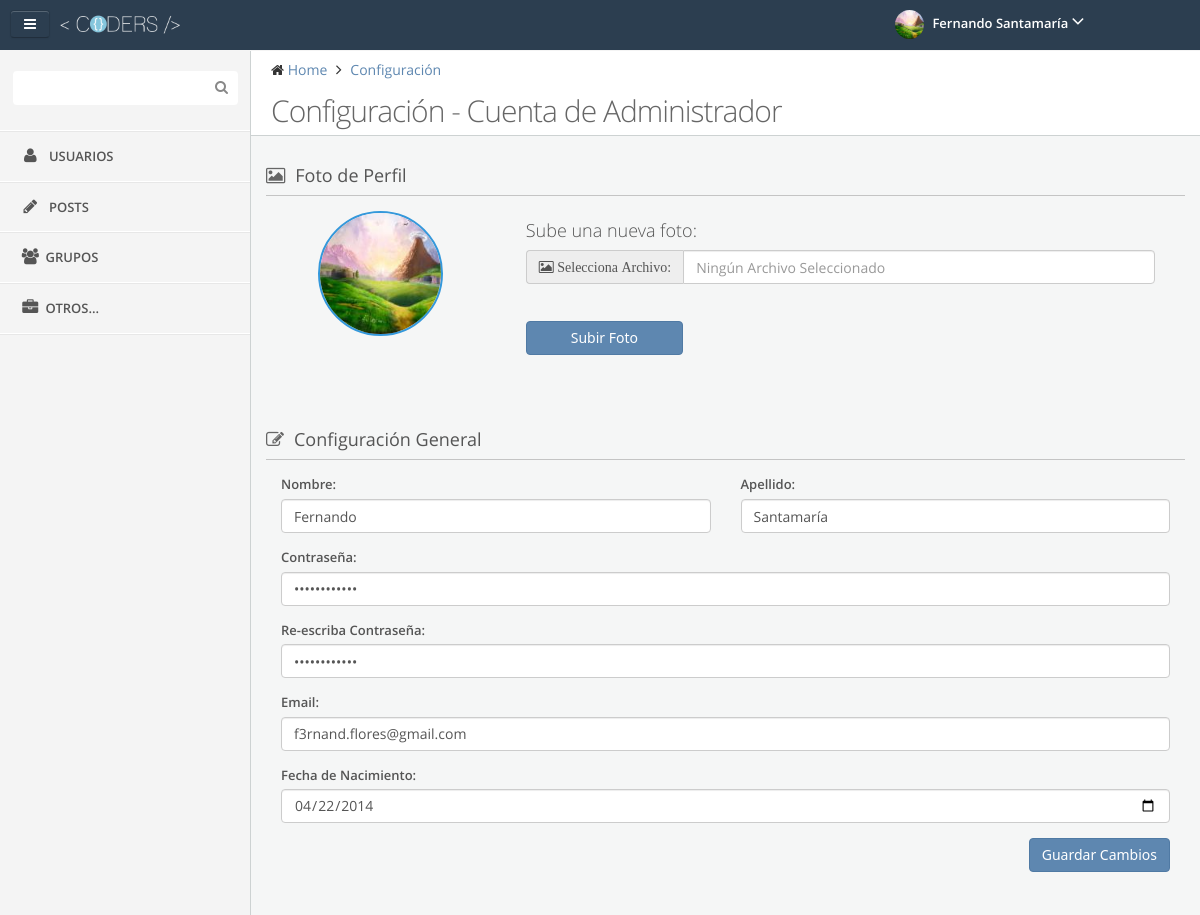
The page /admin/user/index.php (signed in) on the database its author committed.
### tables this page shows
CREATE TABLE IF NOT EXISTS `users` (
  `UserID` varchar(20) NOT NULL,
  `Name` varchar(15) NOT NULL,
  `LastName` varchar(15) NOT NULL,
  `Email` varchar(50) NOT NULL,
  `Pass` varchar(255) NOT NULL,
  `BirthDate` date NOT NULL,
  `Track` tinyint(1) NOT NULL,
  `Admin` tinyint(1) NOT NULL,
  `Block` tinyint(1) NOT NULL,
  PRIMARY KEY (`UserID`),
  UNIQUE KEY `UserID_UNIQUE` (`UserID`)
);

### admin/user/index.php (the view, shortened to what this page needs)
<?php
	if(!isset($_SESSION['UserID'])){
		header('Location: ../');
	} else {
		include("../../BDD.php");
		$userdata="Select * from users where UserID='".$_SESSION['UserID']."'";
		$result=mysql_query($userdata,$dbconn);
		while ($row=mysql_fetch_array($result)) {
			$fn=$row[1];
			$ln=$row[2];
			$mail=$row[3];
			$fnac=$row[5];
		}
	}
?>
﻿<!DOCTYPE html>
<html lang="es">
<head>
	<link rel="stylesheet" type="text/css" href="../../css/style.css" >
	<link rel="stylesheet" type="text/css"  href="../../css/themes/default.css">
	<link rel="stylesheet" type="text/css"  href="../../css/responsive.css" >
	<link href="../../font-awesome/css/font-awesome.min.css" rel="stylesheet">
	<link href='../../css/fonts.css' rel='stylesheet' type='text/css'>
</head>
<body >
	<header class="navbar clearfix navbar-fixed-top" id="header">
		<div class="container">
				<div class="navbar-brand">
					<a href="../dashboard/">
						<img src="../../img/logo/logo.png" alt="Coders Logo" class="img-responsive" height="30" width="120">
					</a>
					<div id="sidebar-collapse" class="sidebar-collapse btn">
						<i class="fa fa-bars"
							data-icon1="fa fa-bars"
							data-icon2="fa fa-bars" ></i>
					</div>
				</div>
				<ul class="nav navbar-nav pull-right">
					<li class="dropdown user" id="header-user">
						<a href="#" class="dropdown-toggle" data-toggle="dropdown">
							<img alt="" src="../../img/avatars/<?php echo $_SESSION['UserID'];?>.jpg" onerror="this.src='../img/avatars/default.jpg'"/>
							<span class="username"><?php echo $_SESSION['UserName']." ".$_SESSION['UserLast'];?></span>
							<i class="fa fa-angle-down"></i>
						</a>
					</li>
				</ul>
		</div>
	</header>
	<section id="page">
				<div id="sidebar" class="sidebar sidebar-fixed">
					<div class="sidebar-menu nav-collapse">
						<div class="divide-20"></div>
						<div id="search-bar">
							<input type="text" id="searchbar" class="search" autocomplete="off"><i class="fa fa-search search-icon"></i>
						</div>
						<ul>
						<li>
							<a href="../users/">
								<i class="fa fa-user fa-fw"></i> <span class="menu-text">Usuarios</span>
							</a>
						</li>
						<li>
							<a href="../post/">
								<i class="fa fa-pencil fa-fw"></i> <span class="menu-text">Posts</span>
							</a>
						</li>
						<li>
							<a href="#">
								<i class="fa fa-users fa-fw"></i><span class="menu-text">Grupos</span>
							</a>
						</li>
						<li>
							<a href="#">
								<i class="fa fa-briefcase fa-fw"></i><span class="menu-text">Otros...
								</span>
							</a>
						</li>
					</ul>
					</div>
				</div>
		<div id="main-content">
			<div class="container">
				<div class="row">
					<div id="content" class="col-lg-12">
						<div class="row">
							<div class="col-sm-12">
								<div class="page-header">
									<ul class="breadcrumb">
										<li>
											<i class="fa fa-home"></i>
											<a href="../dashboard/">Home</a>
										</li>
										<li>
											<a href="#">Configuración</a>
										</li>
									</ul>
									<div class="clearfix">
										<h3 class="content-title pull-left">
											Configuración - Cuenta de Administrador
										</h3>
									</div>
								</div>
							</div>
						</div>
						<div class="row">
							<div class="col-xs-12 col-md-12">
							    <div class="box">
							    	<div class="box-title small">
										<h4><i class="fa fa-picture-o"></i>Foto de Perfil</h4>
									</div>
									<div class="box-body">
										<form name="UpPic" id="UpPic" method="post" action="UR.php" enctype="multipart/form-data">
											<div class="col-xs-12 col-md-3 center">
												<img class="img-perfil" src="../../img/avatars/<?php echo $_SESSION['UserID'];?>.jpg" onerror="this.src='../img/avatars/default.jpg'" width="125" height="125">
											</div>
											<div class="col-xs-12 col-md-9">
												<div class="col-xs-12 col-md-12">
													<h4>Sube una nueva foto:</h4>
												</div>
												<div class="col-xs-12 col-md-12" style:"border: solid 1px black">
													<div class="input-group">
														<span class="input-group-addon"><i class="fa fa-picture-o"> Selecciona Archivo:</i></span>
														<input type="text" class="form-control" placeholder="Ningún Archivo Seleccionado" id="selector"/>
													</div>
												</div>
												<div class="col-xs-12 col-md-12 ">
													<center><input name="btnUpload" id="btnUpload" type="submit" class="btn btn-primary col-xs-12 col-md-3" value="Subir Foto"/></center></br>
												</div>
											</div>
										</form>
									</div>
								</div>
								<div class="divide-75"></div>
								<div class="box">
							    	<div class="box-title small">
										<h4><i class="fa fa-edit"></i>Configuración General</h4>
									</div>
									<div class="box-body" style="word-wrap: break-word;">
										<form method="post" action="../user/" name="EditData">
											<div>
											<div class="col-xs-12 col-md-6 form-group">
												<label for="FirstName">Nombre:</label>
												<input type="text" class="form-control" name="FirstName" placeholder="Nombre" value="<?php echo $fn;?>" required/>
											</div>
											<div class="col-xs-12 col-md-6 form-group">
												<label for="LastName">Apellido:</label>
												<input type="text" class="form-control" name="LastName" placeholder="Apellido" value="<?php echo $ln;?>"required/>
											</div>
											<div class="col-xs-12 col-md-12 form-group">
												<label for="Pass1">Contraseña:</label>
												<input type="password" class="form-control" name="Pass1" id="Pass1" value="************" placeholder="*****" required/>
											</div>
											<div class="col-xs-12 col-md-12 form-group">
												<label for="Pass2">Re-escriba Contraseña:</label>
												<input type="password" class="form-control" name="Pass2" id="Pass2" value="************" placeholder="*****" onBlur='email()' required/>
											</div>
											<div class="col-xs-12 col-md-12 form-group">
												<label for="Mail">Email:</label>
												<input type="email" class="form-control" name="Mail" id="Mail" placeholder="mail@mail.com" value="<?php echo $mail;?>" required/>
											</div>
											<div class="col-xs-12 col-md-12 form-group">
												<label for="BDate">Fecha de Nacimiento:</label>
												<input type="date" class="form-control" name="BDate" id="BDate" placeholder="01/04/1995" value="<?php echo $fnac;?>" onBlur="Act()" required/>
											</div>
											<div class="col-xs-12 col-md-12 form-group">
												<input type="submit" class="btn btn-primary pull-right" name="EditData" value="Guardar Cambios">
											</div>
										</div>
										</form>
									</div>
								</div>
							</div>
						</div>
					</div>
				</div>
			</div>
		</div>
	</section>
</body>
</html>

### css/themes/default.css (style rules this page uses)
#page { background: none repeat scroll 0 0 #f4f4f4; }
.navbar { background: none repeat scroll 0 0 #2C3E50; border: none; border-radius: 0; margin: 0; }
.navbar .navbar-brand { float: left; font-size: 18px; line-height: 20px; padding: 15px; width: 250px; }
.navbar .navbar-brand img { position: absolute; max-width: 60%; height: 30px; width: 120px; top:10px; left: 60px; }
.navbar .dropdown-toggle { color: #FFFFFF; }
.navbar .dropdown-toggle i { color: #FFFFFF; font-size: 20px; }
.navbar .dropdown-toggle .username { font-weight: 600; }
.navbar .nav.navbar-nav.pull-right { min-width: 300px; }
.dropdown.user a.dropdown-toggle { padding: 10px 10px 11px; }
.dropdown.user img { margin-right: 5px; border-radius: 99px; height: 29px; width: 29px; }
#sidebar { background: none repeat scroll 0 0 #f4f4f4; padding: 0 !important; width: 250px; position: absolute; border-bottom: 1px solid #e7e7e7; }
.sidebar-fixed { position: fixed !important; }
#sidebar * { text-overflow: ellipsis; }
.sidebar-menu > ul { list-style: none; margin: 0; padding: 0; margin-top: 15px; border-bottom: 1px solid #FFFFFF !important; border-top: 1px solid #FFFFFF !important; }
.sidebar-menu > ul > li { display: block; margin: 0; padding: 0; border: 0px; }
.sidebar-menu > ul > li > a { display: block; position: relative; margin: 0; border: 0 none; padding: 15px 15px 15px 20px; text-decoration: none; font-size: 13px; font-weight: 600; text-transform: uppercase; }
.sidebar-menu > ul > li a i { color: #555555; font-size: 16px; margin-right: 5px; }
.sidebar-menu > ul > li > a { border-bottom: 1px solid #ffffff !important; border-top: 1px solid #e7e7e7 !important; color: #555555 !important; }
.sidebar-menu > ul > li:last-child > a { border-bottom: 1px solid transparent !important; }
.sidebar-menu > ul > li a i { color: #555555; }
.sidebar-menu #search-bar { display: block; text-align: center; }
.sidebar-menu #search-bar .search { background: none repeat scroll 0 0 #ffffff; border: 0 none; border-radius: 4px; color: #555555; padding: 8px 10px; width: 90%; margin: 0 auto 10px; padding-right: 30px !important; }
.sidebar-menu #search-bar .search-icon { display: block; font-size: 14px; line-height: 1; position: absolute; right: 22px; top: 29px; color: #888888; }
.sidebar-collapse, .switcher { padding: 10px 10px 0 0; position: absolute; top: 10px; left: 10px; border-color: rgba(0, 0, 0, 0.1) rgba(0, 0, 0, 0.1) rgba(0, 0, 0, 0.25); box-shadow: 0 1px 0 rgba(255, 255, 255, 0.2) inset, 0 1px 2px rgba(0, 0, 0, 0.05); color: #FFFFFF; padding: 6px 8px; }
.sidebar-collapse > [class*="fa-"], .switcher > [class*="fa-"] { color: #FFFFFF; cursor: pointer; display: inline-block; padding: 0 5px; position: relative; float: right; }

### rows shown on the page
users: FirstName "Fernando", LastName "Santamaría", Mail "f3rnand.flores@gmail.com", BDate "04/22/2014"

### other values the page prints
$_SESSION['UserName'] "Fernando"
$_SESSION['UserLast'] "Santamaría"
